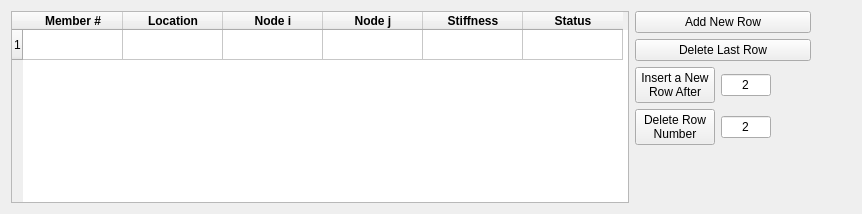
          <widget class="QWidget" name="tab_2">
           <attribute name="title">
            <string>Shear Panels</string>
           </attribute>
           <layout class="QHBoxLayout" name="horizontalLayout_2">
            <item>
             <widget class="QTableWidget" name="Shear_panel_table">
              <property name="minimumSize">
               <size>
                <width>618</width>
                <height>0</height>
               </size>
              </property>
              <property name="dragDropMode">
               <enum>QAbstractItemView::DragDrop</enum>
              </property>
              <row>
               <property name="text">
                <string>1</string>
               </property>
              </row>
              <column>
               <property name="text">
                <string>Member #</string>
               </property>
               <property name="font">
                <font>
                 <weight>75</weight>
                 <bold>true</bold>
                </font>
               </property>
              </column>
              <column>
               <property name="text">
                <string>Location</string>
               </property>
               <property name="font">
                <font>
                 <weight>75</weight>
                 <bold>true</bold>
                </font>
               </property>
              </column>
              <column>
               <property name="text">
                <string>Node i</string>
               </property>
               <property name="font">
                <font>
                 <weight>75</weight>
                 <bold>true</bold>
                </font>
               </property>
              </column>
              <column>
               <property name="text">
                <string>Node j</string>
               </property>
               <property name="font">
                <font>
                 <weight>75</weight>
                 <bold>true</bold>
                </font>
               </property>
              </column>
              <column>
               <property name="text">
                <string>Stiffness</string>
               </property>
               <property name="font">
                <font>
                 <weight>75</weight>
                 <bold>true</bold>
                </font>
               </property>
              </column>
              <column>
               <property name="text">
                <string>Status</string>
               </property>
               <property name="font">
                <font>
                 <weight>75</weight>
                 <bold>true</bold>
                </font>
               </property>
              </column>
             </widget>
            </item>
            <item>
             <layout class="QVBoxLayout" name="verticalLayout_6">
              <item>
               <widget class="QPushButton" name="Add_new_row_shear_panel">
                <property name="maximumSize">
                 <size>
                  <width>200</width>
                  <height>16777215</height>
                 </size>
                </property>
                <property name="text">
                 <string>Add New Row</string>
                </property>
               </widget>
              </item>
              <item>
               <widget class="QPushButton" name="Delete_last_row_shear_panel">
                <property name="minimumSize">
                 <size>
                  <width>0</width>
                  <height>0</height>
                 </size>
                </property>
                <property name="maximumSize">
                 <size>
                  <width>200</width>
                  <height>16777215</height>
                 </size>
                </property>
                <property name="text">
                 <string>Delete Last Row</string>
                </property>
               </widget>
              </item>
              <item>
               <layout class="QGridLayout" name="gridLayout_6">
                <item row="0" column="1">
                 <widget class="QLineEdit" name="Inser_number_shear_panel">
                  <property name="maximumSize">
                   <size>
                    <width>50</width>
                    <height>16777215</height>
                   </size>
                  </property>
                  <property name="layoutDirection">
                   <enum>Qt::LeftToRight</enum>
                  </property>
                  <property name="text">
                   <string>2</string>
                  </property>
                  <property name="alignment">
                   <set>Qt::AlignCenter</set>
                  </property>
                 </widget>
                </item>
                <item row="1" column="1">
                 <widget class="QLineEdit" name="Delete_number_shear_panel">
                  <property name="maximumSize">
                   <size>
                    <width>50</width>
                    <height>16777215</height>
                   </size>
                  </property>
                  <property name="text">
                   <string>2</string>
                  </property>
                  <property name="alignment">
                   <set>Qt::AlignCenter</set>
                  </property>
                 </widget>
                </item>
                <item row="0" column="0">
                 <widget class="QPushButton" name="Insert_new_row_button_shear_panel">
                  <property name="enabled">
                   <bool>true</bool>
                  </property>
                  <property name="maximumSize">
                   <size>
                    <width>150</width>
                    <height>16777215</height>
                   </size>
                  </property>
                  <property name="text">
                   <string>Insert a New 
Row After</string>
                  </property>
                 </widget>
                </item>
                <item row="1" column="0">
                 <widget class="QPushButton" name="Delete_new_row_button_shear_panel">
                  <property name="maximumSize">
                   <size>
                    <width>150</width>
                    <height>16777215</height>
                   </size>
                  </property>
                  <property name="text">
                   <string>Delete Row 
Number</string>
                  </property>
                 </widget>
                </item>
                <item row="0" column="2">
                 <spacer name="horizontalSpacer_6">
                  <property name="orientation">
                   <enum>Qt::Horizontal</enum>
                  </property>
                  <property name="sizeHint" stdset="0">
                   <size>
                    <width>40</width>
                    <height>20</height>
                   </size>
                  </property>
                 </spacer>
                </item>
               </layout>
              </item>
              <item>
               <spacer name="verticalSpacer_2">
                <property name="orientation">
                 <enum>Qt::Vertical</enum>
                </property>
                <property name="sizeHint" stdset="0">
                 <size>
                  <width>20</width>
                  <height>40</height>
                 </size>
                </property>
               </spacer>
              </item>
             </layout>
            </item>
            <item>
             <spacer name="horizontalSpacer_7">
              <property name="orientation">
               <enum>Qt::Horizontal</enum>
              </property>
              <property name="sizeHint" stdset="0">
               <size>
                <width>40</width>
                <height>20</height>
               </size>
              </property>
             </spacer>
            </item>
           </layout>
          </widget>
